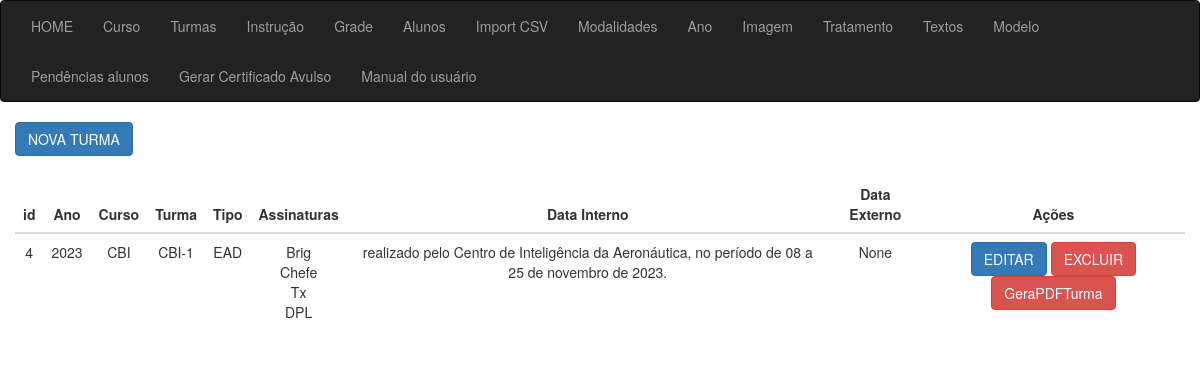
/sgc_turma_lista, run on the app's committed database.
### app_cert/models.py (models this page shows, shortened)
class Turma(models.Model):
    id = models.AutoField(primary_key=True)
    fk_ano_curso = models.ForeignKey(Ano, on_delete=models.CASCADE, verbose_name="FK Ano do Curso")
    fk_curso = models.ForeignKey(Curso, on_delete=models.CASCADE, verbose_name="FK Curso")
    fk_tipo = models.ForeignKey(Tipo, on_delete=models.CASCADE, verbose_name="FK Tipo: EAD - Presencial")
    fk_modelo = models.ForeignKey(Modelo, on_delete=models.CASCADE, verbose_name="FK Modelo: Certificado/Honra/Participação")
    fk_assinaturas_ch = models.ForeignKey(Imagem, on_delete=models.CASCADE, verbose_name="FK Assinaturas CH", related_name='fk_imagem_ch', null=True)
    fk_assinaturas_dpl = models.ForeignKey(Imagem, on_delete=models.CASCADE, verbose_name="FK Chefe de divisão", related_name='fk_imagem_dpl',null=True)
    fk_img_frente = models.ForeignKey(Imagem, on_delete=models.CASCADE, verbose_name="FK Frente", related_name='fk_img_frente',null=True)
    fk_img_fundo = models.ForeignKey(Imagem, on_delete=models.CASCADE, verbose_name="FK Fundo", related_name='fk_img_fundo',null=True)
    turma_sgc = models.CharField(max_length=50, verbose_name="Descrição conforme arquivo da SGC Intraer:")
    turma = models.CharField(max_length=50, verbose_name="Descrição que irá aparecer no certificado:")
    data_turma_interno = models.CharField(max_length=200, verbose_name="Texto data alunos Internos", null=True, blank=True)
    data_turma_externo = models.CharField(max_length=200, verbose_name="Texto data alunos Externos", null=True, blank=True)
    create_at = models.DateTimeField(auto_now_add=True, null=True)
    class Meta:
        verbose_name = 'Turma'
        verbose_name_plural = 'Turmas'
        ordering = ['create_at']

class Ano(models.Model):
    id = models.AutoField(primary_key=True)
    ano = models.IntegerField(verbose_name="Ano")
    create_at = models.DateTimeField(auto_now_add=True, null=True)
    def __str__(self):
        return str(self.ano)
    class Meta:
        verbose_name = 'Ano'
        verbose_name_plural = 'Anos'
        ordering = ['create_at']

class Curso(models.Model):
    id = models.AutoField(primary_key=True)
    curso_sigla = models.CharField(max_length=20, verbose_name="Curso sigla")
    curso_descricao = models.CharField(max_length=100, verbose_name="Curso descrição", null=True)
    create_at = models.DateTimeField(auto_now_add=True, null=True)
    def __str__(self):
        return self.curso_sigla
    class Meta:
        verbose_name = 'Curso'
        verbose_name_plural = 'cursos'
        ordering = ['id']

class Tipo(models.Model):  # EAD Presencial
    id = models.AutoField(primary_key=True)
    tipo = models.CharField(max_length=20, verbose_name="Tipo do curso - EAD/PRE/SEMI")
    create_at = models.DateTimeField(auto_now_add=True, null=True)
    def __str__(self):
        return str(self.tipo)
    class Meta:
        verbose_name = 'Tipo'
        verbose_name_plural = 'Tipos'
        ordering = ['create_at']

class Imagem(models.Model):
    id = models.AutoField(primary_key=True)
    imagem = models.CharField(max_length=50, verbose_name="Imagem", null=True)
    imagem_desc = models.CharField(max_length=50, verbose_name="Imagem descrição", null=True)
    imagem_tipo = models.ForeignKey(ImagemTipo, on_delete=models.CASCADE, verbose_name="Imagem Tipo")
    imagem_img = models.ImageField(null=True, blank=True, upload_to ="%Y/%m/")
    create_at = models.DateTimeField(auto_now_add=True, null=True)
    class Meta:
        verbose_name = 'Imagem'
        verbose_name_plural = 'Imagens'
        ordering = ['create_at']

### app_cert/views/views_turma.py (the view)
# urls.py: path('sgc_turma_lista', sgc_turma_lista, name="sgc_turma_lista"),
def sgc_turma_lista(request):
    dataset = Turma.objects.select_related(
        'fk_curso',
        'fk_tipo'
        ).all()
    context = {"dataset": dataset}
    alunos_da_turma = Aluno.objects.filter(fk_turma='1')
    print(alunos_da_turma )
    alunos_campos_faltando = []
    for aluno in alunos_da_turma:
        if not all([aluno.aluno_nome, aluno.aluno_cpf, aluno.aluno_email, aluno.fk_turma.turma]):
            alunos_campos_faltando.append(aluno)
    print(alunos_campos_faltando)
    return render(request, 'turma/lista.html', context)

### app_cert/templates/turma/lista.html (shortened to what this page needs)
{% extends 'sgc_base.html' %}
{% block content %}
<div class="container">
    <div class="row">
        <div class="col-md-15">
            <a href="{% url 'sgc_turma_nova' %}" class="btn btn-primary">NOVA TURMA</a>
            <div class="col-8 m-auto pt-4 pb-2 text-center">
                <table class="table">
                    <thead class="thead-dark">
                        <tr>
                            <th style="text-align: center">id</th>
                            <th style="text-align: center">Ano</th>
                            <th style="text-align: center">Curso</th>
                            <th style="text-align: center">Turma</th>
                            <th style="text-align: center">Tipo</th>
                            <th style="text-align: center">Assinaturas</th>
                            <th style="text-align: center">Data Interno</th>
                            <th style="text-align: center">Data Externo</th>
                            <th style="text-align: center">Ações</th>
                        </tr>
                    </thead>
                    <tbody>
                        {% for data in dataset %}
                        <tr>
                            <td style="text-align: center">{{ data.id }}</td>
                            <td style="text-align: center">{{ data.fk_ano_curso }}</td>
                            <td style="text-align: center">{{ data.fk_curso }}</td>
                            <td style="text-align: center">{{ data.turma_sgc }}</td>
                            <td style="text-align: center">{{ data.fk_tipo }}</td>
                            <td style="text-align: center">
                                {{ data.fk_assinaturas_ch.imagem }}
                                <br>{{ data.fk_assinaturas_ch.imagem_desc }}
                                <br>{{ data.fk_assinaturas_dpl.imagem }}
                                <br>{{ data.fk_assinaturas_dpl.imagem_desc }}
                            </td>
                            <td style="text-align: center">{{ data.data_turma_interno }}</td>
                            <td style="text-align: center">{{ data.data_turma_externo }}</td>
                        <td>
                                <a href="/sgc_turma_editar/{{ data.id }}/" class="btn btn-primary">EDITAR</a>
                                <a href="/sgc_turma_delete/{{ data.id }}/" class="btn btn-danger">EXCLUIR</a>
                                <a href="/sgc_gerar_certificados_turma/{{ data.id }}/" class="btn btn-danger">GeraPDFTurma</a>
                            </td>
                        </tr>
                        {% endfor %}
                    </tbody>
                </table>
            </div>
        </div>
    </div>
</div>
{% endblock %}

### data on the page
Turma: id "4", fk_ano_curso "2023", fk_curso "CBI", turma_sgc "CBI-1", fk_tipo "EAD", fk_assinaturas_ch.imagem "Brig", fk_assinaturas_ch.imagem_desc "Chefe", fk_assinaturas_dpl.imagem "Tx", fk_assinaturas_dpl.imagem_desc "DPL", data_turma_interno "realizado pelo Centro de Inteligência da Aeronáutica, no período de 08 a 25 de novembro de 2023.", data_turma_externo "None"
